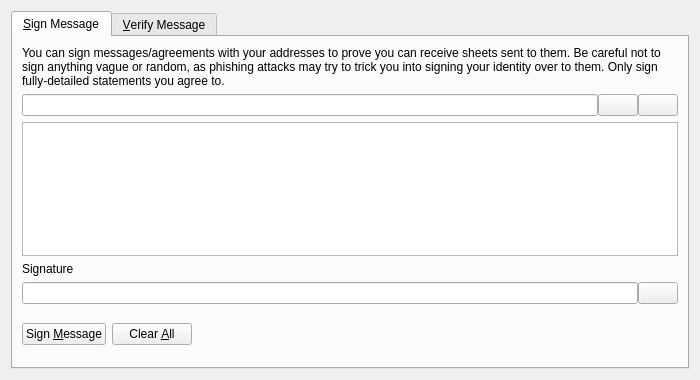
<?xml version="1.0" encoding="UTF-8"?>
<ui version="4.0">
 <class>SignVerifyMessageDialog</class>
 <widget class="QDialog" name="SignVerifyMessageDialog">
  <property name="geometry">
   <rect>
    <x>0</x>
    <y>0</y>
    <width>700</width>
    <height>380</height>
   </rect>
  </property>
  <property name="windowTitle">
   <string>Signatures - Sign / Verify a Message</string>
  </property>
  <property name="modal">
   <bool>true</bool>
  </property>
  <layout class="QVBoxLayout" name="verticalLayout">
   <item>
    <widget class="QTabWidget" name="tabWidget">
     <property name="currentIndex">
      <number>0</number>
     </property>
     <widget class="QWidget" name="tabSignMessage">
      <attribute name="title">
       <string>&amp;Sign Message</string>
      </attribute>
      <layout class="QVBoxLayout" name="verticalLayout_SM">
       <item>
        <widget class="QLabel" name="infoLabel_SM">
         <property name="text">
          <string>You can sign messages/agreements with your addresses to prove you can receive sheets sent to them. Be careful not to sign anything vague or random, as phishing attacks may try to trick you into signing your identity over to them. Only sign fully-detailed statements you agree to.</string>
         </property>
         <property name="textFormat">
          <enum>Qt::PlainText</enum>
         </property>
         <property name="wordWrap">
          <bool>true</bool>
         </property>
        </widget>
       </item>
       <item>
        <layout class="QHBoxLayout" name="horizontalLayout_1_SM">
         <property name="spacing">
          <number>0</number>
         </property>
         <item>
          <widget class="QValidatedLineEdit" name="addressIn_SM">
           <property name="toolTip">
            <string>The Sheet address to sign the message with</string>
           </property>
          </widget>
         </item>
         <item>
          <widget class="QPushButton" name="addressBookButton_SM">
           <property name="toolTip">
            <string>Choose previously used address</string>
           </property>
           <property name="text">
            <string/>
           </property>
           <property name="icon">
            <iconset resource="../sheet.qrc">
             <normaloff>:/icons/address-book</normaloff>:/icons/address-book</iconset>
           </property>
           <property name="shortcut">
            <string>Alt+A</string>
           </property>
           <property name="autoDefault">
            <bool>false</bool>
           </property>
          </widget>
         </item>
         <item>
          <widget class="QPushButton" name="pasteButton_SM">
           <property name="toolTip">
            <string>Paste address from clipboard</string>
           </property>
           <property name="text">
            <string/>
           </property>
           <property name="icon">
            <iconset resource="../sheet.qrc">
             <normaloff>:/icons/editpaste</normaloff>:/icons/editpaste</iconset>
           </property>
           <property name="shortcut">
            <string>Alt+P</string>
           </property>
           <property name="autoDefault">
            <bool>false</bool>
           </property>
          </widget>
         </item>
        </layout>
       </item>
       <item>
        <widget class="QPlainTextEdit" name="messageIn_SM">
         <property name="toolTip">
          <string>Enter the message you want to sign here</string>
         </property>
        </widget>
       </item>
       <item>
        <widget class="QLabel" name="signatureLabel_SM">
         <property name="text">
          <string>Signature</string>
         </property>
         <property name="textFormat">
          <enum>Qt::PlainText</enum>
         </property>
        </widget>
       </item>
       <item>
        <layout class="QHBoxLayout" name="horizontalLayout_2_SM">
         <property name="spacing">
          <number>0</number>
         </property>
         <item>
          <widget class="QLineEdit" name="signatureOut_SM">
           <property name="font">
            <font>
             <italic>true</italic>
            </font>
           </property>
           <property name="readOnly">
            <bool>true</bool>
           </property>
          </widget>
         </item>
         <item>
          <widget class="QPushButton" name="copySignatureButton_SM">
           <property name="toolTip">
            <string>Copy the current signature to the system clipboard</string>
           </property>
           <property name="text">
            <string/>
           </property>
           <property name="icon">
            <iconset resource="../sheet.qrc">
             <normaloff>:/icons/editcopy</normaloff>:/icons/editcopy</iconset>
           </property>
           <property name="autoDefault">
            <bool>false</bool>
           </property>
          </widget>
         </item>
        </layout>
       </item>
       <item>
        <layout class="QHBoxLayout" name="horizontalLayout_3_SM">
         <item>
          <widget class="QPushButton" name="signMessageButton_SM">
           <property name="toolTip">
            <string>Sign the message to prove you own this Sheet address</string>
           </property>
           <property name="text">
            <string>Sign &amp;Message</string>
           </property>
           <property name="icon">
            <iconset resource="../sheet.qrc">
             <normaloff>:/icons/edit</normaloff>:/icons/edit</iconset>
           </property>
           <property name="autoDefault">
            <bool>false</bool>
           </property>
          </widget>
         </item>
         <item>
          <widget class="QPushButton" name="clearButton_SM">
           <property name="toolTip">
            <string>Reset all sign message fields</string>
           </property>
           <property name="text">
            <string>Clear &amp;All</string>
           </property>
           <property name="icon">
            <iconset resource="../sheet.qrc">
             <normaloff>:/icons/remove</normaloff>:/icons/remove</iconset>
           </property>
           <property name="autoDefault">
            <bool>false</bool>
           </property>
          </widget>
         </item>
         <item>
          <spacer name="horizontalSpacer_1_SM">
           <property name="orientation">
            <enum>Qt::Horizontal</enum>
           </property>
           <property name="sizeHint" stdset="0">
            <size>
             <width>40</width>
             <height>48</height>
            </size>
           </property>
          </spacer>
         </item>
         <item>
          <widget class="QLabel" name="statusLabel_SM">
           <property name="font">
            <font>
             <weight>75</weight>
             <bold>true</bold>
            </font>
           </property>
           <property name="text">
            <string/>
           </property>
           <property name="wordWrap">
            <bool>true</bool>
           </property>
          </widget>
         </item>
         <item>
          <spacer name="horizontalSpacer_2_SM">
           <property name="orientation">
            <enum>Qt::Horizontal</enum>
           </property>
           <property name="sizeHint" stdset="0">
            <size>
             <width>40</width>
             <height>48</height>
            </size>
           </property>
          </spacer>
         </item>
        </layout>
       </item>
      </layout>
     </widget>
     <widget class="QWidget" name="tabVerifyMessage">
      <attribute name="title">
       <string>&amp;Verify Message</string>
      </attribute>
      <layout class="QVBoxLayout" name="verticalLayout_VM">
       <item>
        <widget class="QLabel" name="infoLabel_VM">
         <property name="text">
          <string>Enter the receiver's address, message (ensure you copy line breaks, spaces, tabs, etc. exactly) and signature below to verify the message. Be careful not to read more into the signature than what is in the signed message itself, to avoid being tricked by a man-in-the-middle attack. Note that this only proves the signing party receives with the address, it cannot prove sendership of any transaction!</string>
         </property>
         <property name="textFormat">
          <enum>Qt::PlainText</enum>
         </property>
         <property name="alignment">
          <set>Qt::AlignLeading|Qt::AlignLeft|Qt::AlignTop</set>
         </property>
         <property name="wordWrap">
          <bool>true</bool>
         </property>
        </widget>
       </item>
       <item>
        <layout class="QHBoxLayout" name="horizontalLayout_1_VM">
         <property name="spacing">
          <number>0</number>
         </property>
         <item>
          <widget class="QValidatedLineEdit" name="addressIn_VM">
           <property name="toolTip">
            <string>The Sheet address the message was signed with</string>
           </property>
          </widget>
         </item>
         <item>
          <widget class="QPushButton" name="addressBookButton_VM">
           <property name="toolTip">
            <string>Choose previously used address</string>
           </property>
           <property name="text">
            <string/>
           </property>
           <property name="icon">
            <iconset resource="../sheet.qrc">
             <normaloff>:/icons/address-book</normaloff>:/icons/address-book</iconset>
           </property>
           <property name="shortcut">
            <string>Alt+A</string>
           </property>
           <property name="autoDefault">
            <bool>false</bool>
           </property>
          </widget>
         </item>
        </layout>
       </item>
       <item>
        <widget class="QPlainTextEdit" name="messageIn_VM"/>
       </item>
       <item>
        <widget class="QValidatedLineEdit" name="signatureIn_VM"/>
       </item>
       <item>
        <layout class="QHBoxLayout" name="horizontalLayout_2_VM">
         <item>
          <widget class="QPushButton" name="verifyMessageButton_VM">
           <property name="toolTip">
            <string>Verify the message to ensure it was signed with the specified Sheet address</string>
           </property>
           <property name="text">
            <string>Verify &amp;Message</string>
           </property>
           <property name="icon">
            <iconset resource="../sheet.qrc">
             <normaloff>:/icons/transaction_0</normaloff>:/icons/transaction_0</iconset>
           </property>
           <property name="autoDefault">
            <bool>false</bool>
           </property>
          </widget>
         </item>
         <item>
          <widget class="QPushButton" name="clearButton_VM">
           <property name="toolTip">
            <string>Reset all verify message fields</string>
           </property>
           <property name="text">
            <string>Clear &amp;All</string>
           </property>
           <property name="icon">
            <iconset resource="../sheet.qrc">
             <normaloff>:/icons/remove</normaloff>:/icons/remove</iconset>
           </property>
           <property name="autoDefault">
            <bool>false</bool>
           </property>
          </widget>
         </item>
         <item>
          <spacer name="horizontalSpacer_1_VM">
           <property name="orientation">
            <enum>Qt::Horizontal</enum>
           </property>
           <property name="sizeHint" stdset="0">
            <size>
             <width>40</width>
             <height>48</height>
            </size>
           </property>
          </spacer>
         </item>
         <item>
          <widget class="QLabel" name="statusLabel_VM">
           <property name="font">
            <font>
             <weight>75</weight>
             <bold>true</bold>
            </font>
           </property>
           <property name="text">
            <string/>
           </property>
           <property name="wordWrap">
            <bool>true</bool>
           </property>
          </widget>
         </item>
         <item>
          <spacer name="horizontalSpacer_2_VM">
           <property name="orientation">
            <enum>Qt::Horizontal</enum>
           </property>
           <property name="sizeHint" stdset="0">
            <size>
             <width>40</width>
             <height>48</height>
            </size>
           </property>
          </spacer>
         </item>
        </layout>
       </item>
      </layout>
     </widget>
    </widget>
   </item>
  </layout>
 </widget>
 <customwidgets>
  <customwidget>
   <class>QValidatedLineEdit</class>
   <extends>QLineEdit</extends>
   <header>qvalidatedlineedit.h</header>
  </customwidget>
 </customwidgets>
 <resources>
  <include location="../sheet.qrc"/>
 </resources>
 <connections/>
</ui>
